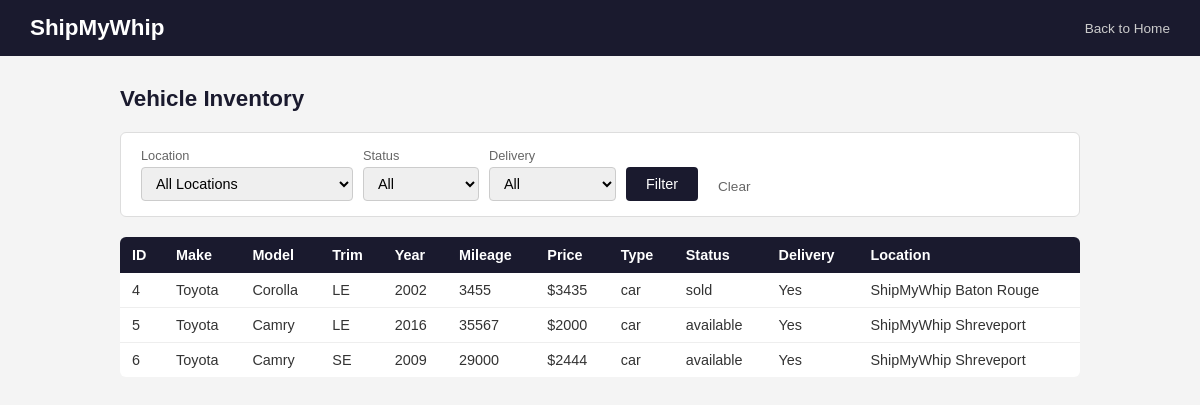
The app's page /pages/vehicles.php with its own data.
### tables this page shows
CREATE TABLE `vehicle` (
  `vehicle_id` int(11) NOT NULL,
  `make` varchar(255) DEFAULT NULL,
  `model` varchar(255) DEFAULT NULL,
  `trim` varchar(255) DEFAULT NULL,
  `year` int(11) DEFAULT NULL,
  `mileage` int(11) DEFAULT NULL,
  `price` decimal(10,0) DEFAULT NULL,
  `type` varchar(255) DEFAULT NULL,
  `status` varchar(255) DEFAULT NULL,
  `deliver` tinyint(1) DEFAULT NULL,
  `location_id` int(11) DEFAULT NULL
);

CREATE TABLE `location` (
  `location_id` int(11) NOT NULL,
  `name` varchar(255) DEFAULT NULL,
  `address` varchar(255) DEFAULT NULL,
  `city` varchar(255) DEFAULT NULL,
  `state` varchar(255) DEFAULT NULL
);

### pages/vehicles.php (the view, shortened to what this page needs)
<?php
require '../config/database.php';
$params = [];
$sql = "SELECT v.*, l.name AS location_name FROM VEHICLE v JOIN LOCATION l ON v.location_id = l.location_id";
$stmt = $pdo->prepare($sql);
$stmt->execute($params);
$vehicles = $stmt->fetchAll();
?>
<!DOCTYPE html>
<html>
<head>
  <link rel="stylesheet" href="../style.css">
</head>
<body>
<header><h1>ShipMyWhip</h1><a href="../index.php">Back to Home</a></header>
<div class="container">
  <h2>Vehicle Inventory</h2>
  <form method="GET" class="filter-form">
    <div>
      <label>Location</label>
      <select name="location_id">
        <option value="">All Locations</option>
      </select>
    </div>
    <div>
      <label>Status</label>
      <select name="status">
        <option value="">All</option>
      </select>
    </div>
    <div>
      <label>Delivery</label>
      <select name="deliver">
        <option value="">All</option>
      </select>
    </div>
    <input type="submit" value="Filter">
    <a href="vehicles.php">Clear</a>
  </form>
  <table>
    <tr>
      <th>ID</th><th>Make</th><th>Model</th><th>Trim</th><th>Year</th>
      <th>Mileage</th><th>Price</th><th>Type</th><th>Status</th><th>Delivery</th><th>Location</th>
    </tr>
    <?php foreach ($vehicles as $v): ?>
    <tr>
      <td><?php echo $v['vehicle_id']; ?></td>
      <td><?php echo $v['make']; ?></td>
      <td><?php echo $v['model']; ?></td>
      <td><?php echo $v['trim']; ?></td>
      <td><?php echo $v['year']; ?></td>
      <td><?php echo $v['mileage']; ?></td>
      <td>$<?php echo $v['price']; ?></td>
      <td><?php echo $v['type']; ?></td>
      <td><?php echo $v['status']; ?></td>
      <td><?php echo $v['deliver'] ? 'Yes' : 'No'; ?></td>
      <td><?php echo $v['location_name']; ?></td>
    </tr>
    <?php endforeach; ?>
  </table>
</div>
</body>
</html>

### style.css (style rules this page uses)
* { box-sizing: border-box; margin: 0; padding: 0; }
body { font-family: Arial, sans-serif; background: #f4f4f4; color: #333; }
header { background: #1a1a2e; color: white; padding: 15px 30px; display: flex; align-items: center; justify-content: space-between; }
header h1 { font-size: 1.4rem; }
header a { color: #ccc; text-decoration: none; font-size: 0.85rem; }
.container { max-width: 1000px; margin: 30px auto; padding: 0 20px; }
h2 { margin-bottom: 20px; font-size: 1.4rem; color: #1a1a2e; }
form { background: white; padding: 20px; border-radius: 6px; border: 1px solid #ddd; margin-bottom: 20px; }
form label, form input[type="text"], form input[type="password"], form input[type="email"], form input[type="number"], form input[type="date"], form input[type="month"], form select { display: block; width: 100%; margin-bottom: 12px; }
form input[type="text"], form input[type="password"], form input[type="email"], form input[type="number"], form input[type="date"], form input[type="month"], form select { padding: 8px 10px; border: 1px solid #ccc; border-radius: 4px; font-size: 0.95rem; }
input[type="submit"], button { background: #1a1a2e; color: white; border: none; padding: 9px 20px; border-radius: 4px; cursor: pointer; font-size: 0.9rem; }
table { width: 100%; border-collapse: collapse; background: white; border-radius: 6px; overflow: hidden; font-size: 0.9rem; }
table th { background: #1a1a2e; color: white; padding: 10px 12px; text-align: left; }
table td { padding: 9px 12px; border-bottom: 1px solid #eee; }
table tr:last-child td { border-bottom: none; }
.filter-form { background: white; padding: 15px 20px; border-radius: 6px; border: 1px solid #ddd; margin-bottom: 20px; display: flex; flex-wrap: wrap; gap: 10px; align-items: flex-end; }
.filter-form select, .filter-form input[type="date"], .filter-form input[type="month"] { padding: 7px 10px; border: 1px solid #ccc; border-radius: 4px; font-size: 0.9rem; width: auto; margin-bottom: 0; }
.filter-form label { font-size: 0.8rem; color: #666; margin-bottom: 4px; display: block; width: auto; }
.filter-form a { color: #666; font-size: 0.85rem; text-decoration: none; padding: 7px 10px; }

### records on screen
vehicle: vehicle_id "4", make "Toyota", model "Corolla", trim "LE", year "2002", mileage "3455", price "3435", type "car", status "sold", deliver "Yes", location.name "ShipMyWhip Baton Rouge"
vehicle: vehicle_id "5", make "Toyota", model "Camry", trim "LE", year "2016", mileage "35567", price "2000", type "car", status "available", deliver "Yes", location.name "ShipMyWhip Shreveport"
vehicle: vehicle_id "6", make "Toyota", model "Camry", trim "SE", year "2009", mileage "29000", price "2444", type "car", status "available", deliver "Yes", location.name "ShipMyWhip Shreveport"
